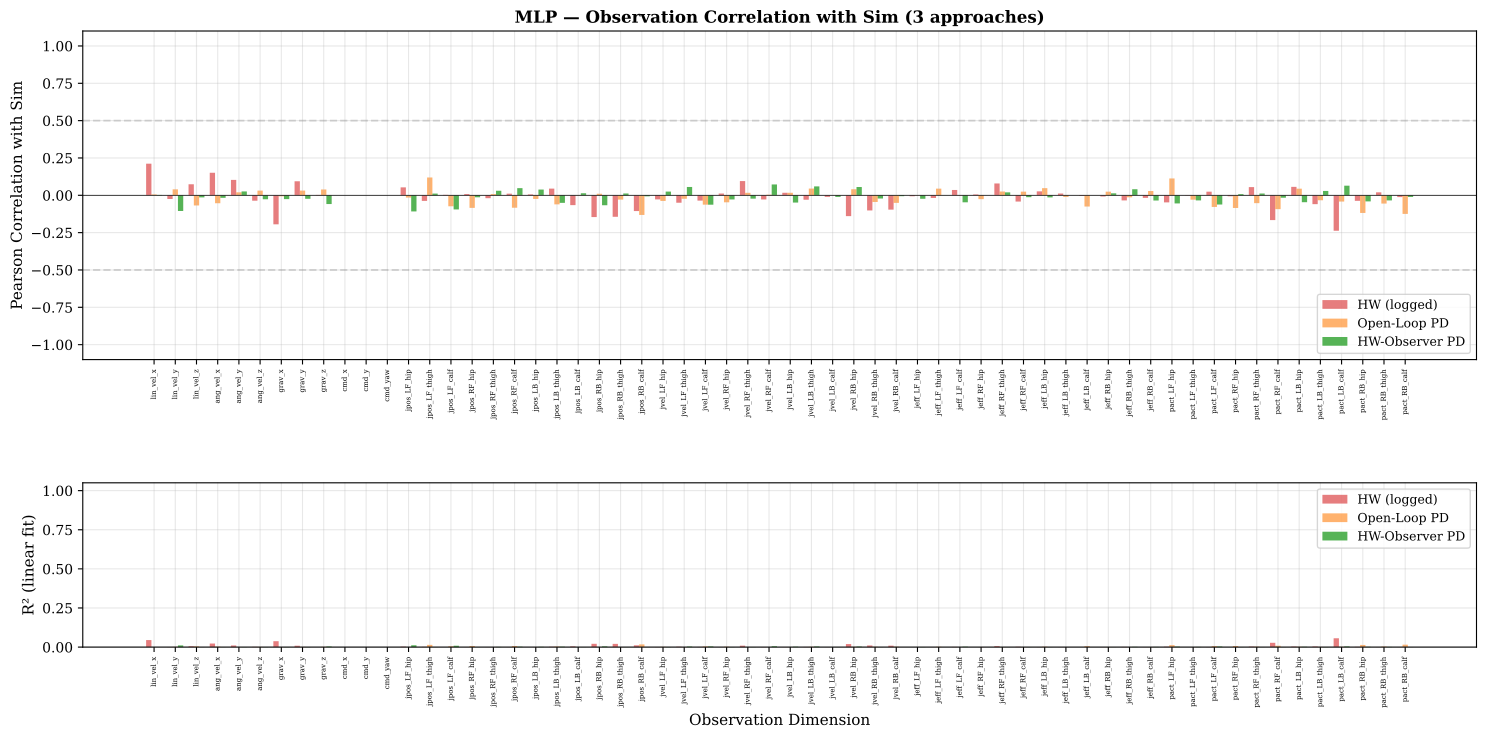

Here is the Python script that generated this plot:
"""
HW-Observer closed-loop simulation analysis.

Runs MLP and LSTM policies through THREE different observation pipelines
in closed-loop simulation, then compares obs/action distributions:

  1. Sim (IsaacLab logged data — ground truth)
  2. Open-Loop PD (legacy _step_pd_dynamics — current HW wrapper)
  3. HW-Observer PD (NEW _step_hw_observer — proposed fix)

The HW-Observer simulation models what happens on real hardware:
  - Policy action → position servo instantly tracks to target (with noise/quantization)
  - HW-Observer reads actual position, differentiates for velocity, computes PD effort
  - This is a CLOSED LOOP: policy(obs) → action → servo model → hw_observer(pos) → obs

The key difference from open-loop PD:
  - Open-loop: PD ODE integrates its own mass-spring-damper (disconnected from servo reality)
  - HW-Observer: takes actual servo position as ground truth, computes PD vel/effort from it

If the hw_observer closes the gap, the green distributions should overlap with blue (sim).
"""

import warnings
import numpy as np
import pandas as pd
import torch
import matplotlib.pyplot as plt
from matplotlib.gridspec import GridSpec
from matplotlib.backends.backend_pdf import PdfPages
from matplotlib.patches import Patch
from scipy import stats
import os

warnings.filterwarnings('ignore', category=RuntimeWarning)

# ─── Paths ────────────────────────────────────────────────────────────────────
MLP_PT  = os.path.expanduser("~/policy_joyboy_delayedpdactuator_hippy.pt")
LSTM_PT = os.path.expanduser("~/policy_joyboy_delayedpdactuator_LSTM.pt")

SIM_MLP_DIR  = os.path.expanduser("~/obs_action_logs_mlp")
SIM_LSTM_DIR = os.path.expanduser("~/obs_action_logs_lstm")

HW_MLP_CSV  = os.path.expanduser("~/mp2_mlp/mlp_pd_cf_hw_log_20260314_004932.csv")
HW_LSTM_CSV = os.path.expanduser("~/mp2_mlp/lstm_nopd_cf_hw_log_20260314_005221.csv")

OUTPUT_PDF = os.path.expanduser(
    "~/SpotDMouse/P2-Terrain_Challenge/mp2/analysis/hw_observer_projection.pdf"
)

# ─── Config ───────────────────────────────────────────────────────────────────
DT = 0.02
SIM_SECONDS = 20.0
N_STEPS = int(SIM_SECONDS / DT)
KP, KD, INERTIA, FRICTION = 70.0, 1.2, 0.20, 0.03
EFFORT_LIMIT = 5.0
DELAY_STEPS = 9
PD_SUBSTEPS = 4
ACTION_SCALE = 1.5   # Training action scale (for PD target computation)
HW_SCALE = 0.55      # MLP servo output scale
LSTM_HW_SCALE = 1.5  # LSTM servo output scale
VEL_ALPHA = 0.3      # EMA alpha for hw_observer velocity filtering

# Servo model parameters
SERVO_QUANTIZATION = 0.012   # ~0.012 rad position quantization
SERVO_BANDWIDTH_HZ = 8.0     # Position servo tracking bandwidth
SERVO_TAU = 1.0 / (2 * np.pi * SERVO_BANDWIDTH_HZ)  # First-order lag time constant

DEFAULT_JOINT_POS = np.array([
    0.0, 0.785, -1.57,  0.0, 0.785, -1.57,
    0.0, 0.785, -1.57,  0.0, 0.785, -1.57,
])
JOINT_LOWER = np.array([
    -0.5, 0.0, -2.5, -0.5, 0.0, -2.5,
    -0.5, 0.0, -2.5, -0.5, 0.0, -2.5,
])
JOINT_UPPER = np.array([
    0.5, 1.5, -0.5, 0.5, 1.5, -0.5,
    0.5, 1.5, -0.5, 0.5, 1.5, -0.5,
])

OBS_DIM_NAMES = [
    'lin_vel_x', 'lin_vel_y', 'lin_vel_z',
    'ang_vel_x', 'ang_vel_y', 'ang_vel_z',
    'grav_x', 'grav_y', 'grav_z',
    'cmd_x', 'cmd_y', 'cmd_yaw',
    'jpos_LF_hip', 'jpos_LF_thigh', 'jpos_LF_calf',
    'jpos_RF_hip', 'jpos_RF_thigh', 'jpos_RF_calf',
    'jpos_LB_hip', 'jpos_LB_thigh', 'jpos_LB_calf',
    'jpos_RB_hip', 'jpos_RB_thigh', 'jpos_RB_calf',
    'jvel_LF_hip', 'jvel_LF_thigh', 'jvel_LF_calf',
    'jvel_RF_hip', 'jvel_RF_thigh', 'jvel_RF_calf',
    'jvel_LB_hip', 'jvel_LB_thigh', 'jvel_LB_calf',
    'jvel_RB_hip', 'jvel_RB_thigh', 'jvel_RB_calf',
    'jeff_LF_hip', 'jeff_LF_thigh', 'jeff_LF_calf',
    'jeff_RF_hip', 'jeff_RF_thigh', 'jeff_RF_calf',
    'jeff_LB_hip', 'jeff_LB_thigh', 'jeff_LB_calf',
    'jeff_RB_hip', 'jeff_RB_thigh', 'jeff_RB_calf',
    'pact_LF_hip', 'pact_LF_thigh', 'pact_LF_calf',
    'pact_RF_hip', 'pact_RF_thigh', 'pact_RF_calf',
    'pact_LB_hip', 'pact_LB_thigh', 'pact_LB_calf',
    'pact_RB_hip', 'pact_RB_thigh', 'pact_RB_calf',
]
JOINT_NAMES = [
    'LF_hip', 'LF_thigh', 'LF_calf',
    'RF_hip', 'RF_thigh', 'RF_calf',
    'LB_hip', 'LB_thigh', 'LB_calf',
    'RB_hip', 'RB_thigh', 'RB_calf',
]

OBS_GROUPS = {
    'lin_vel':   (slice(0, 3),   3),
    'ang_vel':   (slice(3, 6),   3),
    'gravity':   (slice(6, 9),   3),
    'commands':  (slice(9, 12),  3),
    'joint_pos': (slice(12, 24), 12),
    'joint_vel': (slice(24, 36), 12),
    'joint_eff': (slice(36, 48), 12),
    'prev_act':  (slice(48, 60), 12),
}

plt.rcParams.update({
    'font.family': 'serif', 'font.size': 10,
    'axes.labelsize': 11, 'axes.titlesize': 12,
    'figure.titlesize': 14, 'legend.fontsize': 9,
    'axes.grid': True, 'grid.alpha': 0.3, 'lines.linewidth': 1.4,
})


# ─── Data Loaders ─────────────────────────────────────────────────────────────

def load_sim_envs(directory, n_envs=6):
    all_obs, all_act = [], []
    for i in range(n_envs):
        obs_path = os.path.join(directory, f'env_{i}_observations.csv')
        act_path = os.path.join(directory, f'env_{i}_actions.csv')
        if not os.path.exists(obs_path):
            continue
        obs_df = pd.read_csv(obs_path)
        act_df = pd.read_csv(act_path)
        all_obs.append(obs_df.iloc[:, 1:].values)
        all_act.append(act_df.iloc[:, 1:].values)
    return np.concatenate(all_obs), np.concatenate(all_act)


def load_hw_csv(path):
    df = pd.read_csv(path)
    obs_cols = [f'obs_{i}' for i in range(60)]
    act_cols = [f'raw_action_{i}' for i in range(12)]
    obs = df[obs_cols].values
    act = df[act_cols].values
    fade = df['fade'].values
    mask = fade >= 1.0
    return obs[mask], act[mask]


# ─── Simulation Models ───────────────────────────────────────────────────────

class OpenLoopPD:
    """Legacy open-loop PD wrapper (current _step_pd_dynamics)."""

    def __init__(self):
        self.position = DEFAULT_JOINT_POS.copy()
        self.velocity = np.zeros(12)
        self.effort = np.zeros(12)
        self.action_buffer = []

    def step(self, action_target):
        self.action_buffer.append(action_target.copy())
        idx = max(0, len(self.action_buffer) - DELAY_STEPS - 1)
        delayed = self.action_buffer[idx]
        dt_sub = DT / PD_SUBSTEPS
        for _ in range(PD_SUBSTEPS):
            err = delayed - self.position
            torque = KP * err - KD * self.velocity - FRICTION * np.sign(self.velocity)
            torque = np.clip(torque, -EFFORT_LIMIT, EFFORT_LIMIT)
            self.velocity += (torque / INERTIA) * dt_sub
            self.position += self.velocity * dt_sub
            hit = (self.position < JOINT_LOWER) | (self.position > JOINT_UPPER)
            self.position = np.clip(self.position, JOINT_LOWER, JOINT_UPPER)
            self.velocity[hit] = 0.0
        self.effort = torque
        return self.position.copy(), self.velocity.copy(), self.effort.copy()


class ServoModel:
    """Models the real Mini Pupper position servo behavior.

    Position servos track commanded targets with:
    - First-order lag (~8Hz bandwidth)
    - Position quantization (~0.012 rad)
    - Joint limit enforcement
    """

    def __init__(self):
        self.position = DEFAULT_JOINT_POS.copy()

    def step(self, target_position):
        """Move servo toward target with first-order dynamics + quantization."""
        # First-order lag: pos += (target - pos) * (1 - exp(-dt/tau))
        alpha = 1.0 - np.exp(-DT / SERVO_TAU)
        self.position = self.position + alpha * (target_position - self.position)
        # Quantization noise
        self.position += np.random.normal(0, SERVO_QUANTIZATION * 0.5, 12)
        # Joint limits
        self.position = np.clip(self.position, JOINT_LOWER, JOINT_UPPER)
        return self.position.copy()


class HWObserverPD:
    """New hardware-driven PD observer (proposed _step_hw_observer).

    Takes actual servo positions as input (not its own ODE state),
    computes PD-consistent velocity and effort from real trajectory.
    """

    def __init__(self):
        self.action_buffer = []
        self.prev_pos = DEFAULT_JOINT_POS.copy()
        self.hw_vel = np.zeros(12)

    def step(self, raw_action, actual_servo_pos):
        """Compute obs from actual position + delayed action target.

        Args:
            raw_action: current policy output (clipped to [-1,1])
            actual_servo_pos: real servo position in sim frame (12,)

        Returns:
            pos_rel, velocity, effort — the 36 dims of obs[12:48]
        """
        # Push action into delay buffer
        self.action_buffer.append(raw_action.copy())
        idx = max(0, len(self.action_buffer) - DELAY_STEPS - 1)
        delayed_action = self.action_buffer[idx]

        # Delayed target (same formula as sim training)
        target = DEFAULT_JOINT_POS + delayed_action * ACTION_SCALE
        target = np.clip(target, JOINT_LOWER, JOINT_UPPER)

        # Velocity from real position differentiation (EMA filtered)
        raw_vel = (actual_servo_pos - self.prev_pos) / DT
        raw_vel = np.clip(raw_vel, -10.5, 10.5)
        self.hw_vel = VEL_ALPHA * raw_vel + (1 - VEL_ALPHA) * self.hw_vel

        # PD effort from real position error
        error = target - actual_servo_pos
        torque = KP * error - KD * self.hw_vel - FRICTION * np.sign(self.hw_vel)
        effort = np.clip(torque / EFFORT_LIMIT, -1.0, 1.0)

        # Position relative to default
        pos_rel = actual_servo_pos - DEFAULT_JOINT_POS

        self.prev_pos = actual_servo_pos.copy()
        return pos_rel, self.hw_vel.copy(), effort


# ─── Closed-Loop Simulations ─────────────────────────────────────────────────

def run_openloop_pd(model, is_lstm=False):
    """Run policy with legacy open-loop PD wrapper (current approach)."""
    pda = OpenLoopPD()
    obs_all = np.zeros((N_STEPS, 60))
    act_all = np.zeros((N_STEPS, 12))
    prev_action = np.zeros(12)
    grav = np.array([0.0, 0.0, -1.0])
    cmd = np.array([0.15, 0.0, 0.0])
    if is_lstm:
        model.hidden_state.zero_()
        model.cell_state.zero_()
    for t in range(N_STEPS):
        obs = np.zeros(60)
        obs[0:3] = np.random.normal(0, 0.02, 3)
        obs[3:6] = np.random.normal(0, 0.1, 3)
        obs[6:9] = grav + np.random.normal(0, 0.01, 3)
        obs[9:12] = cmd
        obs[12:24] = pda.position - DEFAULT_JOINT_POS
        obs[24:36] = pda.velocity
        obs[36:48] = pda.effort / EFFORT_LIMIT
        obs[48:60] = prev_action
        obs_all[t] = obs
        with torch.no_grad():
            action = model(torch.tensor(obs, dtype=torch.float32).unsqueeze(0)).squeeze(0).numpy()
        action = np.clip(action, -1.0, 1.0)
        act_all[t] = action
        pda.step(DEFAULT_JOINT_POS + action * ACTION_SCALE)
        prev_action = action
    return obs_all, act_all


def run_hw_observer_pd(model, hw_scale, is_lstm=False):
    """Run policy with HW-Observer PD (proposed approach).

    Closed loop:
      1. Build obs using hw_observer (real servo pos → PD vel/effort)
      2. Policy produces action from obs
      3. Compute servo target = default + action * hw_scale
      4. Servo model tracks target (with lag + quantization)
      5. HW-Observer reads new servo position → back to step 1
    """
    servo = ServoModel()
    observer = HWObserverPD()
    obs_all = np.zeros((N_STEPS, 60))
    act_all = np.zeros((N_STEPS, 12))
    prev_action = np.zeros(12)
    grav = np.array([0.0, 0.0, -1.0])
    cmd = np.array([0.15, 0.0, 0.0])
    if is_lstm:
        model.hidden_state.zero_()
        model.cell_state.zero_()

    # Warm up: servo at default for a few steps
    for _ in range(DELAY_STEPS + 2):
        observer.step(np.zeros(12), DEFAULT_JOINT_POS.copy())

    for t in range(N_STEPS):
        # Read current servo position
        servo_pos = servo.position.copy()

        # HW-Observer computes obs from real position
        pos_rel, vel, effort = observer.step(prev_action, servo_pos)

        # Build full observation
        obs = np.zeros(60)
        obs[0:3] = np.random.normal(0, 0.02, 3)      # lin_vel (noisy, like CF on HW)
        obs[3:6] = np.random.normal(0, 0.1, 3)        # ang_vel (noisy gyro)
        obs[6:9] = grav + np.random.normal(0, 0.01, 3) # gravity
        obs[9:12] = cmd
        obs[12:24] = np.clip(pos_rel, -0.9, 0.9)
        obs[24:36] = np.clip(vel, -10.0, 10.0)
        obs[36:48] = np.clip(effort, -1.0, 1.0)
        obs[48:60] = prev_action
        obs_all[t] = obs

        # Policy forward pass
        with torch.no_grad():
            action = model(torch.tensor(obs, dtype=torch.float32).unsqueeze(0)).squeeze(0).numpy()
        action = np.clip(action, -1.0, 1.0)
        act_all[t] = action

        # Compute servo target (this is what the real controller sends to servos)
        servo_target = DEFAULT_JOINT_POS + action * hw_scale
        servo_target = np.clip(servo_target, JOINT_LOWER, JOINT_UPPER)

        # Servo tracks target
        servo.step(servo_target)

        prev_action = action

    return obs_all, act_all


# ─── Stats ────────────────────────────────────────────────────────────────────

def compute_dim_stats(data_a, data_b, names):
    results = []
    n = min(len(data_a), len(data_b))
    for i, name in enumerate(names):
        a = data_a[:n, i]
        b = data_b[:n, i]
        mean_a, std_a = a.mean(), a.std()
        mean_b, std_b = b.mean(), b.std()
        if std_a > 1e-8 and std_b > 1e-8:
            corr = np.corrcoef(a, b)[0, 1]
            slope, intercept, r_val, _, _ = stats.linregress(a, b)
            r2 = r_val ** 2
        else:
            corr, slope, intercept, r2 = 0.0, 0.0, 0.0, 0.0
        results.append({
            'name': name, 'idx': i,
            'mean_a': mean_a, 'std_a': std_a,
            'mean_b': mean_b, 'std_b': std_b,
            'corr': corr, 'slope': slope, 'intercept': intercept, 'r2': r2,
        })
    return results


# ─── Plotting ─────────────────────────────────────────────────────────────────

GROUP_COLORS = {
    'lin_vel': '#e41a1c', 'ang_vel': '#377eb8', 'gravity': '#4daf4a',
    'commands': '#984ea3', 'joint_pos': '#ff7f00', 'joint_vel': '#a65628',
    'joint_eff': '#f781bf', 'prev_act': '#999999',
}


def page_correlation_comparison(fig, stats_sim_ol, stats_sim_hw, stats_sim_hwobs,
                                 dim_names, arch, title_prefix="Obs"):
    """Triple bar chart: Sim↔HW, Sim↔OpenLoop, Sim↔HW-Observer correlation."""
    gs = GridSpec(2, 1, hspace=0.5, height_ratios=[2, 1])
    n = len(dim_names)
    x = np.arange(n)
    w = 0.25

    corr_hw = [s['corr'] for s in stats_sim_hw]
    corr_ol = [s['corr'] for s in stats_sim_ol]
    corr_hwobs = [s['corr'] for s in stats_sim_hwobs]

    r2_hw = [s['r2'] for s in stats_sim_hw]
    r2_ol = [s['r2'] for s in stats_sim_ol]
    r2_hwobs = [s['r2'] for s in stats_sim_hwobs]

    # Top: correlation
    ax = fig.add_subplot(gs[0])
    ax.bar(x - w, corr_hw, w, label='HW (logged)', color='#d62728', alpha=0.6)
    ax.bar(x, corr_ol, w, label='Open-Loop PD', color='#ff7f0e', alpha=0.6)
    ax.bar(x + w, corr_hwobs, w, label='HW-Observer PD', color='#2ca02c', alpha=0.8)
    ax.set_ylabel('Pearson Correlation with Sim')
    ax.set_title(f'{arch} — {title_prefix} Correlation with Sim (3 approaches)',
                 fontweight='bold')
    ax.set_ylim(-1.1, 1.1)
    ax.axhline(0, color='black', linewidth=0.5)
    ax.axhline(0.5, color='gray', ls='--', alpha=0.3)
    ax.axhline(-0.5, color='gray', ls='--', alpha=0.3)
    ax.set_xticks(x)
    ax.set_xticklabels(dim_names, rotation=90, fontsize=5 if n > 20 else 8)
    ax.legend(fontsize=9, loc='lower right')

    # Bottom: R²
    ax2 = fig.add_subplot(gs[1])
    ax2.bar(x - w, r2_hw, w, label='HW (logged)', color='#d62728', alpha=0.6)
    ax2.bar(x, r2_ol, w, label='Open-Loop PD', color='#ff7f0e', alpha=0.6)
    ax2.bar(x + w, r2_hwobs, w, label='HW-Observer PD', color='#2ca02c', alpha=0.8)
    ax2.set_ylabel('R² (linear fit)')
    ax2.set_xlabel(f'{title_prefix} Dimension')
    ax2.set_ylim(0, 1.05)
    ax2.set_xticks(x)
    ax2.set_xticklabels(dim_names, rotation=90, fontsize=5 if n > 20 else 8)
    ax2.legend(fontsize=9, loc='upper right')


def page_distribution_overlay(fig, data_dict, dim_names, title, indices):
    """Overlaid histograms for selected dims across all domains."""
    n = len(indices)
    cols = 4
    rows = (n + cols - 1) // cols
    gs = GridSpec(rows, cols, hspace=0.6, wspace=0.35)

    domain_colors = {
        'Sim': '#1f77b4',
        'Hardware': '#d62728',
        'Open-Loop PD': '#ff7f0e',
        'HW-Observer PD': '#2ca02c',
    }

    for i, dim_idx in enumerate(indices):
        ax = fig.add_subplot(gs[i // cols, i % cols])
        for dom_name, data in data_dict.items():
            vals = data[:, dim_idx]
            ax.hist(vals, bins=50, alpha=0.35,
                    color=domain_colors.get(dom_name, 'gray'),
                    label=f'{dom_name} (μ={vals.mean():.3f}, σ={vals.std():.3f})',
                    density=True)
        ax.set_title(dim_names[dim_idx], fontsize=8, fontweight='bold')
        ax.tick_params(labelsize=6)
        if i == 0:
            ax.legend(fontsize=4.5)

    fig.suptitle(title, fontsize=13, fontweight='bold', y=0.98)


def page_scatter_3way(fig, sim_data, ol_data, hwobs_data, hw_data,
                      stats_ol, stats_hwobs, stats_hw,
                      dim_names, arch, indices):
    """3 columns of scatter: HW vs Sim, Open-Loop vs Sim, HW-Observer vs Sim."""
    n = len(indices)
    gs = GridSpec(n, 3, hspace=0.8, wspace=0.35)
    n_pts_ol = min(len(sim_data), len(ol_data))
    n_pts_hw = min(len(sim_data), len(hw_data))
    n_pts_hwobs = min(len(sim_data), len(hwobs_data))

    for row, dim_idx in enumerate(indices):
        # Col 0: HW (logged) vs Sim
        ax0 = fig.add_subplot(gs[row, 0])
        s = stats_hw[dim_idx]
        a = sim_data[:n_pts_hw, dim_idx]
        b = hw_data[:n_pts_hw, dim_idx]
        ax0.scatter(a, b, s=2, alpha=0.15, color='#d62728')
        if s['std_a'] > 1e-8:
            xl = np.array([a.min(), a.max()])
            ax0.plot(xl, s['slope'] * xl + s['intercept'], 'k-', lw=1.5, alpha=0.7)
        ax0.set_title(f'{dim_names[dim_idx]} — HW\n'
                      f'r={s["corr"]:.3f} R²={s["r2"]:.3f} slope={s["slope"]:.2f}',
                      fontsize=6, fontweight='bold', color='#d62728')
        ax0.set_xlabel('Sim', fontsize=6)
        ax0.set_ylabel('HW', fontsize=6)
        ax0.tick_params(labelsize=5)

        # Col 1: Open-Loop vs Sim
        ax1 = fig.add_subplot(gs[row, 1])
        s = stats_ol[dim_idx]
        a = sim_data[:n_pts_ol, dim_idx]
        b = ol_data[:n_pts_ol, dim_idx]
        ax1.scatter(a, b, s=2, alpha=0.15, color='#ff7f0e')
        if s['std_a'] > 1e-8:
            xl = np.array([a.min(), a.max()])
            ax1.plot(xl, s['slope'] * xl + s['intercept'], 'k-', lw=1.5, alpha=0.7)
        ax1.set_title(f'{dim_names[dim_idx]} — Open-Loop\n'
                      f'r={s["corr"]:.3f} R²={s["r2"]:.3f} slope={s["slope"]:.2f}',
                      fontsize=6, fontweight='bold', color='#ff7f0e')
        ax1.set_xlabel('Sim', fontsize=6)
        ax1.set_ylabel('Open-Loop', fontsize=6)
        ax1.tick_params(labelsize=5)

        # Col 2: HW-Observer vs Sim
        ax2 = fig.add_subplot(gs[row, 2])
        s = stats_hwobs[dim_idx]
        a = sim_data[:n_pts_hwobs, dim_idx]
        b = hwobs_data[:n_pts_hwobs, dim_idx]
        ax2.scatter(a, b, s=2, alpha=0.15, color='#2ca02c')
        if s['std_a'] > 1e-8:
            xl = np.array([a.min(), a.max()])
            ax2.plot(xl, s['slope'] * xl + s['intercept'], 'k-', lw=1.5, alpha=0.7)
        ax2.set_title(f'{dim_names[dim_idx]} — HW-Observer\n'
                      f'r={s["corr"]:.3f} R²={s["r2"]:.3f} slope={s["slope"]:.2f}',
                      fontsize=6, fontweight='bold', color='#2ca02c')
        ax2.set_xlabel('Sim', fontsize=6)
        ax2.set_ylabel('HW-Observer', fontsize=6)
        ax2.tick_params(labelsize=5)

    fig.suptitle(f'{arch} — Scatter: Sim vs HW / Open-Loop / HW-Observer',
                 fontsize=12, fontweight='bold', y=1.0)


def page_time_series(fig, sim_obs, ol_obs, hwobs_obs, dim_names, arch, indices,
                     t_range=(0, 200)):
    """Time series for selected dims: overlay sim, open-loop, hw-observer."""
    n = len(indices)
    gs = GridSpec(n, 1, hspace=0.5)
    t0, t1 = t_range
    t = np.arange(t0, t1) * DT

    colors = {'Sim': '#1f77b4', 'Open-Loop PD': '#ff7f0e', 'HW-Observer PD': '#2ca02c'}

    for i, dim_idx in enumerate(indices):
        ax = fig.add_subplot(gs[i])
        ax.plot(t, sim_obs[t0:t1, dim_idx], color=colors['Sim'],
                alpha=0.8, label='Sim', linewidth=1.2)
        ax.plot(t, ol_obs[t0:t1, dim_idx], color=colors['Open-Loop PD'],
                alpha=0.7, label='Open-Loop PD', linewidth=1.0, linestyle='--')
        ax.plot(t, hwobs_obs[t0:t1, dim_idx], color=colors['HW-Observer PD'],
                alpha=0.8, label='HW-Observer PD', linewidth=1.0, linestyle='-.')
        ax.set_ylabel(dim_names[dim_idx], fontsize=8)
        ax.tick_params(labelsize=7)
        if i == 0:
            ax.legend(fontsize=7, loc='upper right')
        if i == n - 1:
            ax.set_xlabel('Time (s)', fontsize=9)

    fig.suptitle(f'{arch} — Time Series Comparison (t={t0*DT:.1f}-{t1*DT:.1f}s)',
                 fontsize=12, fontweight='bold')


def page_summary_table(fig, obs_stats_hw, obs_stats_ol, obs_stats_hwobs,
                       act_stats_hw, act_stats_ol, act_stats_hwobs, arch):
    """Full dimension-by-dimension comparison table."""
    ax = fig.add_subplot(111)
    ax.axis('off')

    lines = []
    lines.append(f"{arch} — FULL COMPARISON: Sim ↔ {{HW, Open-Loop, HW-Observer}}")
    lines.append("=" * 110)
    lines.append(f"  {'Dimension':25s} {'HW Corr':>8s} {'OL Corr':>8s} {'Obs Corr':>8s}  "
                 f"{'HW R²':>6s} {'OL R²':>6s} {'Obs R²':>6s}  "
                 f"{'HW μ':>7s} {'OL μ':>7s} {'Obs μ':>7s} {'Sim μ':>7s}")
    lines.append(f"  {'─'*25} {'─'*8} {'─'*8} {'─'*8}  {'─'*6} {'─'*6} {'─'*6}  "
                 f"{'─'*7} {'─'*7} {'─'*7} {'─'*7}")

    lines.append("  OBSERVATIONS:")
    for sh, so, sn in zip(obs_stats_hw, obs_stats_ol, obs_stats_hwobs):
        best = ''
        corrs = [abs(sh['corr']), abs(so['corr']), abs(sn['corr'])]
        if corrs[2] == max(corrs) and corrs[2] > 0.01:
            best = ' *'
        lines.append(f"  {sh['name']:25s} {sh['corr']:+8.3f} {so['corr']:+8.3f} {sn['corr']:+8.3f}  "
                     f"{sh['r2']:6.3f} {so['r2']:6.3f} {sn['r2']:6.3f}  "
                     f"{sh['mean_b']:7.3f} {so['mean_b']:7.3f} {sn['mean_b']:7.3f} {sh['mean_a']:7.3f}{best}")

    lines.append("\n  ACTIONS:")
    for sh, so, sn in zip(act_stats_hw, act_stats_ol, act_stats_hwobs):
        best = ''
        corrs = [abs(sh['corr']), abs(so['corr']), abs(sn['corr'])]
        if corrs[2] == max(corrs) and corrs[2] > 0.01:
            best = ' *'
        lines.append(f"  {sh['name']:25s} {sh['corr']:+8.3f} {so['corr']:+8.3f} {sn['corr']:+8.3f}  "
                     f"{sh['r2']:6.3f} {so['r2']:6.3f} {sn['r2']:6.3f}  "
                     f"{sh['mean_b']:7.3f} {so['mean_b']:7.3f} {sn['mean_b']:7.3f} {sh['mean_a']:7.3f}{best}")

    # Summary stats
    hw_mean_r2 = np.mean([s['r2'] for s in obs_stats_hw])
    ol_mean_r2 = np.mean([s['r2'] for s in obs_stats_ol])
    hwobs_mean_r2 = np.mean([s['r2'] for s in obs_stats_hwobs])
    hw_mean_corr = np.mean([abs(s['corr']) for s in obs_stats_hw])
    ol_mean_corr = np.mean([abs(s['corr']) for s in obs_stats_ol])
    hwobs_mean_corr = np.mean([abs(s['corr']) for s in obs_stats_hwobs])

    lines.append(f"\n  SUMMARY (obs only):")
    lines.append(f"    Mean |corr|:  HW={hw_mean_corr:.4f}  OL={ol_mean_corr:.4f}  HW-Obs={hwobs_mean_corr:.4f}")
    lines.append(f"    Mean R²:      HW={hw_mean_r2:.4f}  OL={ol_mean_r2:.4f}  HW-Obs={hwobs_mean_r2:.4f}")

    # Count wins
    hwobs_wins = sum(1 for sh, so, sn in zip(obs_stats_hw, obs_stats_ol, obs_stats_hwobs)
                     if abs(sn['corr']) > abs(so['corr']) and abs(sn['corr']) > abs(sh['corr']))
    lines.append(f"    HW-Observer wins (highest |corr|): {hwobs_wins}/{len(obs_stats_hw)} dims")

    text = "\n".join(lines)
    ax.text(0.01, 0.99, text, transform=ax.transAxes,
            fontsize=5, verticalalignment='top', fontfamily='monospace',
            bbox=dict(boxstyle='round', facecolor='#f0f0f0', alpha=0.6))
    fig.suptitle(f'{arch} — Full Comparison Table (* = HW-Observer best)',
                 fontsize=12, fontweight='bold')


# ─── Main ─────────────────────────────────────────────────────────────────────

def main():
    print("[1/5] Loading sim data...")
    sim_data = {}
    for arch, sim_dir in [('MLP', SIM_MLP_DIR), ('LSTM', SIM_LSTM_DIR)]:
        obs, act = load_sim_envs(sim_dir)
        sim_data[arch] = (obs, act)
        print(f"  {arch} sim: {obs.shape[0]} steps")

    print("[2/5] Loading hardware logs...")
    hw_data = {}
    for arch, hw_path in [('MLP', HW_MLP_CSV), ('LSTM', HW_LSTM_CSV)]:
        obs, act = load_hw_csv(hw_path)
        hw_data[arch] = (obs, act)
        print(f"  {arch} HW: {obs.shape[0]} steps")

    print("[3/5] Running Open-Loop PD simulation (legacy)...")
    model_mlp = torch.jit.load(MLP_PT, map_location='cpu'); model_mlp.eval()
    model_lstm = torch.jit.load(LSTM_PT, map_location='cpu'); model_lstm.eval()
    skip = int(5.0 / DT)  # Skip first 5s warmup

    np.random.seed(42)
    ol_mlp_obs, ol_mlp_act = run_openloop_pd(model_mlp, is_lstm=False)
    ol_mlp_obs, ol_mlp_act = ol_mlp_obs[skip:], ol_mlp_act[skip:]
    print(f"  MLP open-loop: {ol_mlp_obs.shape[0]} steps")

    np.random.seed(42)
    ol_lstm_obs, ol_lstm_act = run_openloop_pd(model_lstm, is_lstm=True)
    ol_lstm_obs, ol_lstm_act = ol_lstm_obs[skip:], ol_lstm_act[skip:]
    print(f"  LSTM open-loop: {ol_lstm_obs.shape[0]} steps")

    print("[4/5] Running HW-Observer PD simulation (proposed)...")
    np.random.seed(42)
    hwobs_mlp_obs, hwobs_mlp_act = run_hw_observer_pd(
        model_mlp, hw_scale=HW_SCALE, is_lstm=False)
    hwobs_mlp_obs, hwobs_mlp_act = hwobs_mlp_obs[skip:], hwobs_mlp_act[skip:]
    print(f"  MLP hw-observer: {hwobs_mlp_obs.shape[0]} steps")

    # Reload LSTM to reset hidden state
    model_lstm = torch.jit.load(LSTM_PT, map_location='cpu'); model_lstm.eval()
    np.random.seed(42)
    hwobs_lstm_obs, hwobs_lstm_act = run_hw_observer_pd(
        model_lstm, hw_scale=LSTM_HW_SCALE, is_lstm=True)
    hwobs_lstm_obs, hwobs_lstm_act = hwobs_lstm_obs[skip:], hwobs_lstm_act[skip:]
    print(f"  LSTM hw-observer: {hwobs_lstm_obs.shape[0]} steps")

    all_data = {
        'MLP': {
            'sim': sim_data['MLP'],
            'hw': hw_data['MLP'],
            'ol': (ol_mlp_obs, ol_mlp_act),
            'hwobs': (hwobs_mlp_obs, hwobs_mlp_act),
        },
        'LSTM': {
            'sim': sim_data['LSTM'],
            'hw': hw_data['LSTM'],
            'ol': (ol_lstm_obs, ol_lstm_act),
            'hwobs': (hwobs_lstm_obs, hwobs_lstm_act),
        },
    }

    print("[5/5] Generating comparison PDF...")

    with PdfPages(OUTPUT_PDF) as pdf:
        for arch in ['MLP', 'LSTM']:
            d = all_data[arch]
            sim_obs, sim_act = d['sim']
            hw_obs, hw_act = d['hw']
            ol_obs, ol_act = d['ol']
            hwobs_obs, hwobs_act = d['hwobs']

            # Compute stats: each vs Sim
            obs_stats_hw = compute_dim_stats(sim_obs, hw_obs, OBS_DIM_NAMES)
            obs_stats_ol = compute_dim_stats(sim_obs, ol_obs, OBS_DIM_NAMES)
            obs_stats_hwobs = compute_dim_stats(sim_obs, hwobs_obs, OBS_DIM_NAMES)

            act_stats_hw = compute_dim_stats(sim_act, hw_act, JOINT_NAMES)
            act_stats_ol = compute_dim_stats(sim_act, ol_act, JOINT_NAMES)
            act_stats_hwobs = compute_dim_stats(sim_act, hwobs_act, JOINT_NAMES)

            # ── PAGE 1: Obs correlation comparison (3 bars) ──
            fig = plt.figure(figsize=(18, 8))
            page_correlation_comparison(fig, obs_stats_ol, obs_stats_hw, obs_stats_hwobs,
                                        OBS_DIM_NAMES, arch, "Observation")
            pdf.savefig(fig, bbox_inches='tight'); plt.close(fig)

            # ── PAGE 2: Action correlation comparison (3 bars) ──
            fig = plt.figure(figsize=(14, 8))
            page_correlation_comparison(fig, act_stats_ol, act_stats_hw, act_stats_hwobs,
                                        JOINT_NAMES, arch, "Action")
            pdf.savefig(fig, bbox_inches='tight'); plt.close(fig)

            # ── PAGE 3: Distribution overlays — thigh positions ──
            thigh_pos_idx = [13, 16, 19, 22]
            obs_dict = {
                'Sim': sim_obs, 'Hardware': hw_obs,
                'Open-Loop PD': ol_obs, 'HW-Observer PD': hwobs_obs,
            }
            fig = plt.figure(figsize=(16, 5))
            page_distribution_overlay(fig, obs_dict, OBS_DIM_NAMES,
                f'{arch} — Thigh Position Distributions', thigh_pos_idx)
            pdf.savefig(fig, bbox_inches='tight'); plt.close(fig)

            # ── PAGE 4: Distribution overlays — thigh velocities ──
            thigh_vel_idx = [25, 28, 31, 34]
            fig = plt.figure(figsize=(16, 5))
            page_distribution_overlay(fig, obs_dict, OBS_DIM_NAMES,
                f'{arch} — Thigh Velocity Distributions', thigh_vel_idx)
            pdf.savefig(fig, bbox_inches='tight'); plt.close(fig)

            # ── PAGE 5: Distribution overlays — thigh efforts ──
            thigh_eff_idx = [37, 40, 43, 46]
            fig = plt.figure(figsize=(16, 5))
            page_distribution_overlay(fig, obs_dict, OBS_DIM_NAMES,
                f'{arch} — Thigh Effort Distributions', thigh_eff_idx)
            pdf.savefig(fig, bbox_inches='tight'); plt.close(fig)

            # ── PAGE 6: Distribution overlays — actions ──
            act_dict = {
                'Sim': sim_act, 'Hardware': hw_act,
                'Open-Loop PD': ol_act, 'HW-Observer PD': hwobs_act,
            }
            fig = plt.figure(figsize=(16, 8))
            page_distribution_overlay(fig, act_dict, JOINT_NAMES,
                f'{arch} — Action Distributions', list(range(12)))
            pdf.savefig(fig, bbox_inches='tight'); plt.close(fig)

            # ── PAGES 7-8: Scatter 3-way for thigh dims ──
            fig = plt.figure(figsize=(12, 4 * len(thigh_pos_idx)))
            page_scatter_3way(fig, sim_obs, ol_obs, hwobs_obs, hw_obs,
                             obs_stats_ol, obs_stats_hwobs, obs_stats_hw,
                             OBS_DIM_NAMES, arch, thigh_pos_idx)
            pdf.savefig(fig, bbox_inches='tight'); plt.close(fig)

            fig = plt.figure(figsize=(12, 4 * len(thigh_vel_idx)))
            page_scatter_3way(fig, sim_obs, ol_obs, hwobs_obs, hw_obs,
                             obs_stats_ol, obs_stats_hwobs, obs_stats_hw,
                             OBS_DIM_NAMES, arch, thigh_vel_idx)
            pdf.savefig(fig, bbox_inches='tight'); plt.close(fig)

            # ── PAGE 9: Time series for thigh dims ──
            fig = plt.figure(figsize=(14, 3 * 4))
            page_time_series(fig, sim_obs, ol_obs, hwobs_obs,
                            OBS_DIM_NAMES, arch,
                            [13, 25, 37, 49],  # LF thigh: pos, vel, effort, prev_act
                            t_range=(0, min(300, len(ol_obs))))
            pdf.savefig(fig, bbox_inches='tight'); plt.close(fig)

            # ── PAGE 10: Full summary table ──
            fig = plt.figure(figsize=(16, 22))
            page_summary_table(fig, obs_stats_hw, obs_stats_ol, obs_stats_hwobs,
                              act_stats_hw, act_stats_ol, act_stats_hwobs, arch)
            pdf.savefig(fig, bbox_inches='tight'); plt.close(fig)

            print(f"  {arch}: done")

    print(f"\n[DONE] PDF saved to: {OUTPUT_PDF}")


if __name__ == '__main__':
    main()
